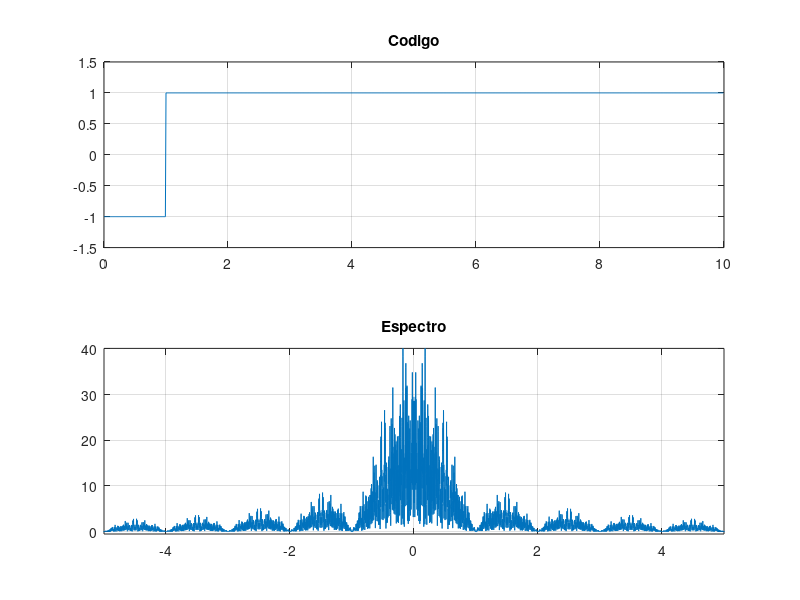
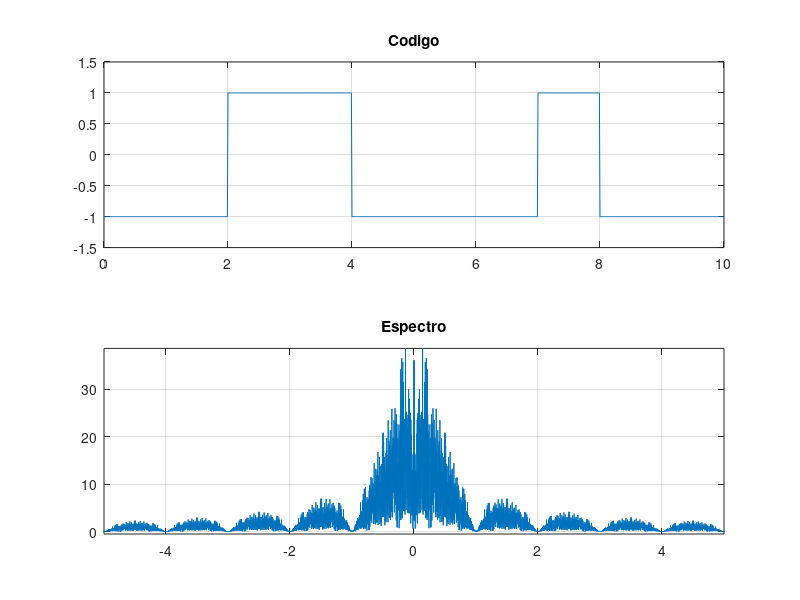

These figures' MATLAB source, in order:
clear all;
close all;

ts=1/100;
Tb=1;
%N=20;
N=10;
t=0:ts:N*Tb-ts;

%% NRZ-L
s1=ones(1,100);
bits=randint(1,N)*2-1;
nrzl=[];
for n=1:N
    nrzl=[nrzl s1*bits(n)];
end
figure(1);
subplot(2, 1, 1);
plot(t, nrzl);
title('Codigo');
axis([0, N -1.5 1.5]);
grid on;
% Espectro NRZL
N=300;
nrzl=[];
bits=randint(1,N)*2-1; %Quitamos corriente directa modificando los niveles
for n=1:N
    nrzl=[nrzl s1*bits(n)];
end
NRZL=fftshift(fft(nrzl,100000))*ts;
f=linspace(-1/(2*ts),1/(2*ts),length(NRZL));
figure(1);
subplot(2, 1, 2);
plot(f, abs(NRZL));
title('Espectro');
axis([-5 5 -0.5 max(abs(NRZL))]);
grid on;

%% NRZ-M
N=10;
s1=ones(1,100);
bits=randint(1,N)*2-1;
marca=bits(1);
nrzm=[];
for n=1:N
    
    nrzm=[nrzm s1*bits(n)];
end

figure(2);
subplot(2, 1, 1);
plot(t, nrzm);
title('Codigo');
axis([0, N -1.5 1.5]);
grid on;

% Espectro NRZM
N=300;
nrzm=[1];
bits=randint(1,N)*2-1; %Quitamos corriente directa modificando los niveles
for n=1:N
    if((n-1)==0)
        nrzm=[nrzm s1*bits(n)];
    else
        nrzm=[nrzm s1*bits(n)];
    end
end
NRZM=fftshift(fft(nrzm,100000))*ts;
f=linspace(-1/(2*ts),1/(2*ts),length(NRZM));

figure(2);
subplot(2, 1, 2);
plot(f, abs(NRZM));
title('Espectro');
axis([-5 5 -0.5 max(abs(NRZM))]);
grid on;

%% Machester
%s0=[zeros(1,50) ones(1,50)]
%s0=[ones(1,50) zeros(1,50)]
